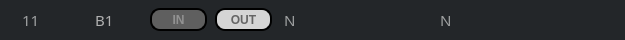
    <widget class="QGroupBox" name="groupBox_13">
     <property name="geometry">
      <rect>
       <x>10</x>
       <y>510</y>
       <width>625</width>
       <height>40</height>
      </rect>
     </property>
     <property name="styleSheet">
      <string notr="true">background-color: rgb(35, 38, 41);
border: 1px solid rgb(35, 38, 41);
border-radius: 17px
</string>
     </property>
     <property name="title">
      <string/>
     </property>
     <widget class="QLabel" name="Caridlb_11">
      <property name="geometry">
       <rect>
        <x>17</x>
        <y>12</y>
        <width>21</width>
        <height>16</height>
       </rect>
      </property>
      <property name="font">
       <font>
        <family>AppleSDGothicNeoB00</family>
        <pointsize>11</pointsize>
        <weight>50</weight>
        <bold>false</bold>
       </font>
      </property>
      <property name="styleSheet">
       <string notr="true">color: rgb(159, 161, 162);
</string>
      </property>
      <property name="text">
       <string>11</string>
      </property>
     </widget>
     <widget class="QLabel" name="Caridlb_b1">
      <property name="geometry">
       <rect>
        <x>90</x>
        <y>12</y>
        <width>31</width>
        <height>16</height>
       </rect>
      </property>
      <property name="font">
       <font>
        <family>AppleSDGothicNeoB00</family>
        <pointsize>11</pointsize>
        <weight>50</weight>
        <bold>false</bold>
       </font>
      </property>
      <property name="styleSheet">
       <string notr="true">color: rgb(177, 177, 177);</string>
      </property>
      <property name="text">
       <string>B1</string>
      </property>
     </widget>
     <widget class="QPushButton" name="CarID11btIN">
      <property name="geometry">
       <rect>
        <x>150</x>
        <y>8</y>
        <width>57</width>
        <height>23</height>
       </rect>
      </property>
      <property name="font">
       <font>
        <weight>75</weight>
        <bold>true</bold>
       </font>
      </property>
      <property name="styleSheet">
       <string notr="true">QPushButton#CarID11btIN{
	background-color: rgb(95, 95, 95);
	color : rgb(146,146,146);
	border: 2px solid rgb(0,0,0);
	border-radius: 10px
}
</string>
      </property>
      <property name="text">
       <string>IN</string>
      </property>
     </widget>
     <widget class="QLabel" name="B1Carnamelb">
      <property name="geometry">
       <rect>
        <x>435</x>
        <y>12</y>
        <width>139</width>
        <height>16</height>
       </rect>
      </property>
      <property name="font">
       <font>
        <family>AppleSDGothicNeoB00</family>
        <pointsize>11</pointsize>
       </font>
      </property>
      <property name="styleSheet">
       <string notr="true">color: rgb(159, 161, 162);</string>
      </property>
      <property name="text">
       <string>N</string>
      </property>
     </widget>
     <widget class="QLabel" name="B1timerlb">
      <property name="geometry">
       <rect>
        <x>279</x>
        <y>12</y>
        <width>56</width>
        <height>16</height>
       </rect>
      </property>
      <property name="font">
       <font>
        <family>AppleSDGothicNeoB00</family>
        <pointsize>11</pointsize>
       </font>
      </property>
      <property name="styleSheet">
       <string notr="true">color: rgb(159, 161, 162);</string>
      </property>
      <property name="text">
       <string>N</string>
      </property>
     </widget>
     <widget class="QPushButton" name="CarID11btOut">
      <property name="geometry">
       <rect>
        <x>215</x>
        <y>8</y>
        <width>57</width>
        <height>23</height>
       </rect>
      </property>
      <property name="font">
       <font>
        <weight>75</weight>
        <bold>true</bold>
       </font>
      </property>
      <property name="styleSheet">
       <string notr="true">QPushButton#CarID11btOut{
	background-color: rgb(213, 213, 213);
	color : rgb(101,101,101);
	border: 2px solid rgb(0,0,0);
	border-radius: 10px
}
</string>
      </property>
      <property name="text">
       <string>OUT</string>
      </property>
     </widget>
     <widget class="QLabel" name="Car11Statelb">
      <property name="geometry">
       <rect>
        <x>348</x>
        <y>10</y>
        <width>31</width>
        <height>21</height>
       </rect>
      </property>
      <property name="text">
       <string/>
      </property>
     </widget>
    </widget>
